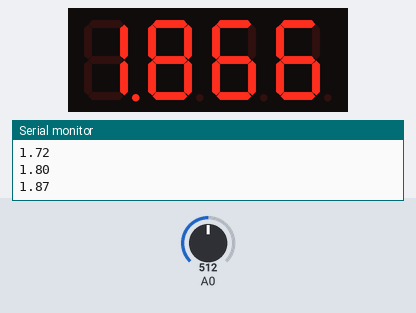
A sketch run on a simulated Arduino Uno, built with avr-gcc and run on an emulated ATmega328P. Shown: 4-digit seven-segment display, the last lines printed to the serial monitor. Wiring (inferred from the names in the program): MAX7219 LED driver: data pin 10; clock pin 8; CS pin 9. Inputs (shaded band) come from the test bench; at power-on: A0 = 512.

Above: at 1.27 s.
1.3 s: A0 set to 716
At 1.37 s:
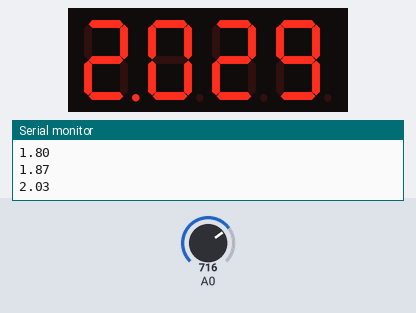
3.1 s: A0 set to 900
At 3.2 s:
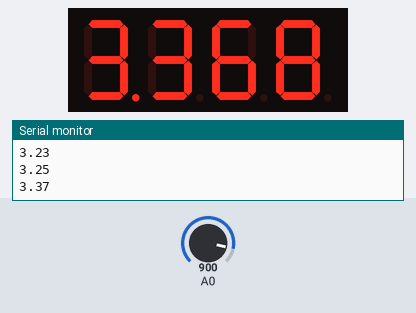
4.6 s: A0 set to 1023
At 11.8 s:
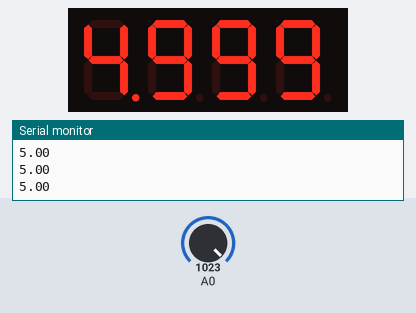

The sketch:

7seg_4digit_max7219_volt.ino
```cpp
/*
 * Programma di test per verificare il funzionamento del
 * driver per 8 display 7-segmenti o display a matrice di
 * punti 8x8, MAX7219.
 *
 * Questo programma comanda un display 5461AS (4 cifre catodo comune)
 *
 * Visualizza l'esperienza di laboratorio completa:
 * https://youtu.be/vYJxRcf4lOo
 *
 */


#define MAX7219_CLK   8 /* CLOCK : campionamento sul fronte di salita */
#define MAX7219_CS    9 /* LOAD : salvataggio dei dati sul fronte di salita */
#define MAX7219_DIN  10 /* DATA : dati seriali MSB first */


#define REG_DECODE_BCD   0x09
#define REG_INTENSITY    0x0A
#define REG_SCAN_LIMIT   0x0B
#define REG_SHUTDOWN     0x0C
#define REG_TEST         0x0F


void sendByte(int address, int data) {

  unsigned int raw;
  signed int i;

  raw = ((address & 0x0F) << 8) | (data & 0xFF);

  digitalWrite( MAX7219_CS,  LOW );

  for (i=15; i>=0; i--) {

    digitalWrite( MAX7219_DIN, bitRead(raw, i) );
    delayMicroseconds(1);
    digitalWrite( MAX7219_CLK, HIGH );
    digitalWrite( MAX7219_CLK, LOW );

  }

  digitalWrite( MAX7219_CS,  HIGH );

}

void setup() {

  Serial.begin (9600);

  pinMode( MAX7219_DIN, OUTPUT );
  pinMode( MAX7219_CLK, OUTPUT );
  pinMode( MAX7219_CS,  OUTPUT );

  digitalWrite( MAX7219_CLK, LOW );
  digitalWrite( MAX7219_CS,  HIGH );

  for (int r=1; r<=8; r++ ) { sendByte( r, 0 ); } /* azzero tutti i caratteri */

  sendByte( REG_DECODE_BCD, 0x0F ); /* modalità bit=led (BCD) per le prime 4 cifre/righe */
  sendByte( REG_INTENSITY,  3 ); /* intensità media */
  sendByte( REG_SCAN_LIMIT, 3 ); /* attive solo 4 cifre */
  sendByte( REG_SHUTDOWN,   1 ); /* display attivo */
  sendByte( REG_TEST,       0 ); /* no modalità test */

  sendByte( 1, 0x0F );           /* spengo la cifra LSB */
  sendByte( 2, 0x0F );           /* spengo la seconda cifra */
  sendByte( 3, 0x0F );           /* spengo la terza cifra */
  sendByte( 4, 0x0F );           /* spengo la cifra MSB */

}


void loop() {

  static float v_an0_filtrata = 0;
  float v_an0 = (5.0 * analogRead( A0 )) / 1023.0;

  v_an0_filtrata = ((v_an0_filtrata * 9.0) + v_an0) / 10.0;

  int an0 = (int)(v_an0_filtrata * 1000.0);
  char _7seg[4] = { 0x0f, 0x0f, 0x0f, 0x0f };

  /* lettura del valore */
  Serial.println( v_an0_filtrata );

  /* rendering della stringa */
  _7seg[0] = an0 % 10;
  an0 = an0 / 10;
  _7seg[1] = an0 % 10;
  an0 = an0 / 10;
  _7seg[2] = an0 % 10;
  an0 = an0 / 10;
  _7seg[3] = an0 % 10; /* NON SERVIREBBE "% 10" perche al massimo ho 5V */

  /* aggiungo il punto decimale */
  _7seg[3] = _7seg[3] | 0x80;

  /* visualizza 1234 */
  sendByte( 1, _7seg[0] );
  sendByte( 2, _7seg[1] );
  sendByte( 3, _7seg[2] );
  sendByte( 4, _7seg[3] );

  delay( 100 );
}
```
